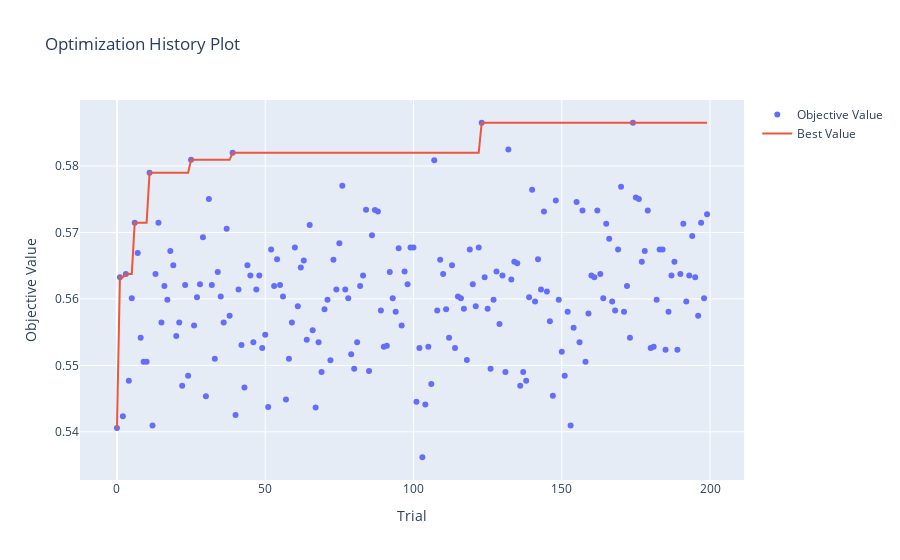

Source (notebook cell):
### Code cell
optuna.visualization.plot_optimization_history(study)

### Figure 1 — Plotly figure (JSON) as saved in the notebook; plotly's stock layout.template omitted (floating-point values rounded to 4 significant figures; data arrays with more than 128 entries replaced by an {"elided": "..."} marker saying what was removed)
{"data": [{"mode": "markers", "name": "Objective Value", "type": "scatter", "x": {"elided": "200 int values"}, "y": {"elided": "200 float values"}}, {"mode": "lines", "name": "Best Value", "type": "scatter", "x": {"elided": "200 int values"}, "y": {"elided": "200 float values"}}, {"marker": {"color": "#cccccc"}, "mode": "markers", "name": "Infeasible Trial", "showlegend": false, "type": "scatter", "x": [], "y": []}], "layout": {"title": {"text": "Optimization History Plot"}, "xaxis": {"title": {"text": "Trial"}}, "yaxis": {"title": {"text": "Objective Value"}}}}
